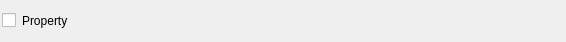
<?xml version="1.0" encoding="UTF-8"?>
<ui version="4.0">
 <class>LinkedBooleanWidget</class>
 <widget class="QFrame" name="LinkedBooleanWidget">
  <property name="geometry">
   <rect>
    <x>0</x>
    <y>0</y>
    <width>566</width>
    <height>42</height>
   </rect>
  </property>
  <layout class="QHBoxLayout" name="horizontalLayout">
   <property name="leftMargin">
    <number>2</number>
   </property>
   <property name="topMargin">
    <number>2</number>
   </property>
   <property name="rightMargin">
    <number>2</number>
   </property>
   <property name="bottomMargin">
    <number>2</number>
   </property>
   <item>
    <widget class="QCheckBox" name="value">
     <property name="text">
      <string/>
     </property>
    </widget>
   </item>
   <item>
    <widget class="QLabel" name="label">
     <property name="text">
      <string>Property</string>
     </property>
    </widget>
   </item>
   <item>
    <spacer name="horizontalSpacer">
     <property name="orientation">
      <enum>Qt::Horizontal</enum>
     </property>
     <property name="sizeHint" stdset="0">
      <size>
       <width>40</width>
       <height>20</height>
      </size>
     </property>
    </spacer>
   </item>
  </layout>
 </widget>
 <resources>
  <include location="../../icons/images/Icons.qrc"/>
 </resources>
 <connections/>
</ui>
